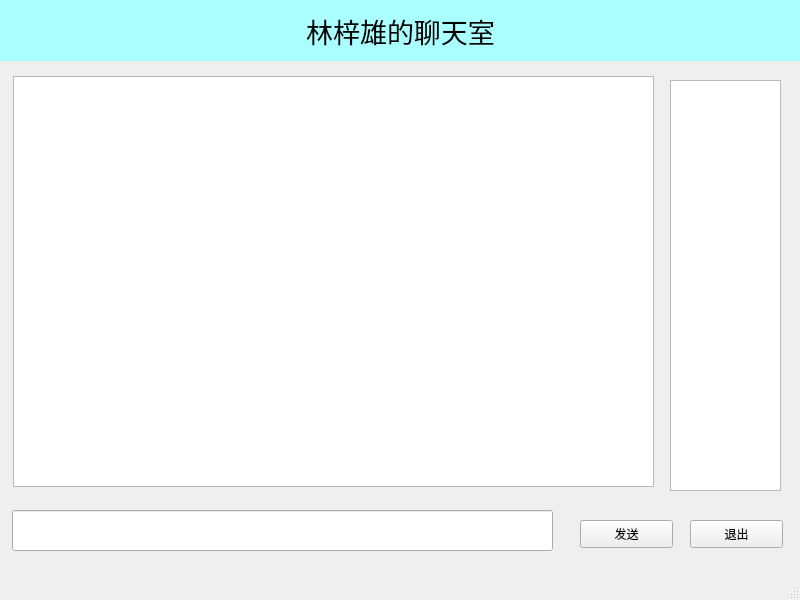
<?xml version="1.0" encoding="UTF-8"?>
<ui version="4.0">
 <class>ChatInterface</class>
 <widget class="QMainWindow" name="ChatInterface">
  <property name="geometry">
   <rect>
    <x>0</x>
    <y>0</y>
    <width>800</width>
    <height>600</height>
   </rect>
  </property>
  <property name="windowTitle">
   <string>MainWindow</string>
  </property>
  <widget class="QWidget" name="centralwidget">
   <widget class="QLabel" name="label">
    <property name="geometry">
     <rect>
      <x>0</x>
      <y>0</y>
      <width>801</width>
      <height>61</height>
     </rect>
    </property>
    <property name="font">
     <font>
      <pointsize>20</pointsize>
     </font>
    </property>
    <property name="autoFillBackground">
     <bool>false</bool>
    </property>
    <property name="styleSheet">
     <string notr="true">background-color: rgb(170, 255, 255);</string>
    </property>
    <property name="text">
     <string>林梓雄的聊天室</string>
    </property>
    <property name="alignment">
     <set>Qt::AlignCenter</set>
    </property>
   </widget>
   <widget class="QTextEdit" name="textEdit">
    <property name="geometry">
     <rect>
      <x>13</x>
      <y>76</y>
      <width>641</width>
      <height>411</height>
     </rect>
    </property>
    <property name="readOnly">
     <bool>true</bool>
    </property>
   </widget>
   <widget class="QListWidget" name="listWidget">
    <property name="geometry">
     <rect>
      <x>670</x>
      <y>80</y>
      <width>111</width>
      <height>411</height>
     </rect>
    </property>
   </widget>
   <widget class="QLineEdit" name="lineEdit">
    <property name="geometry">
     <rect>
      <x>12</x>
      <y>510</y>
      <width>541</width>
      <height>41</height>
     </rect>
    </property>
   </widget>
   <widget class="QPushButton" name="pushButton">
    <property name="geometry">
     <rect>
      <x>580</x>
      <y>520</y>
      <width>93</width>
      <height>28</height>
     </rect>
    </property>
    <property name="text">
     <string>发送</string>
    </property>
   </widget>
   <widget class="QPushButton" name="pushButton_2">
    <property name="geometry">
     <rect>
      <x>690</x>
      <y>520</y>
      <width>93</width>
      <height>28</height>
     </rect>
    </property>
    <property name="text">
     <string>退出</string>
    </property>
   </widget>
  </widget>
  <widget class="QMenuBar" name="menubar">
   <property name="geometry">
    <rect>
     <x>0</x>
     <y>0</y>
     <width>800</width>
     <height>25</height>
    </rect>
   </property>
  </widget>
  <widget class="QStatusBar" name="statusbar"/>
 </widget>
 <resources/>
 <connections/>
</ui>
